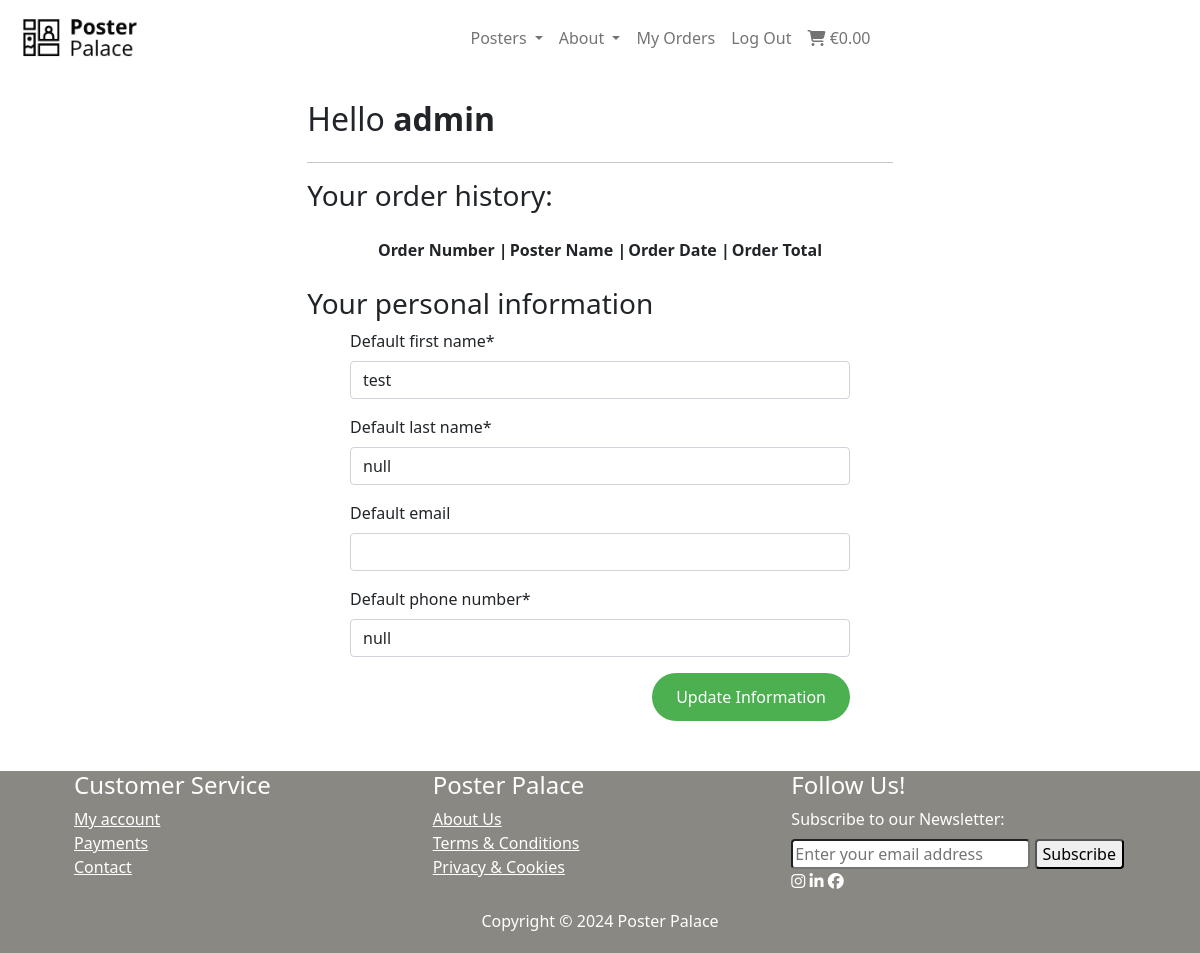
Before: /profiles/ (signed in) with the older database file.
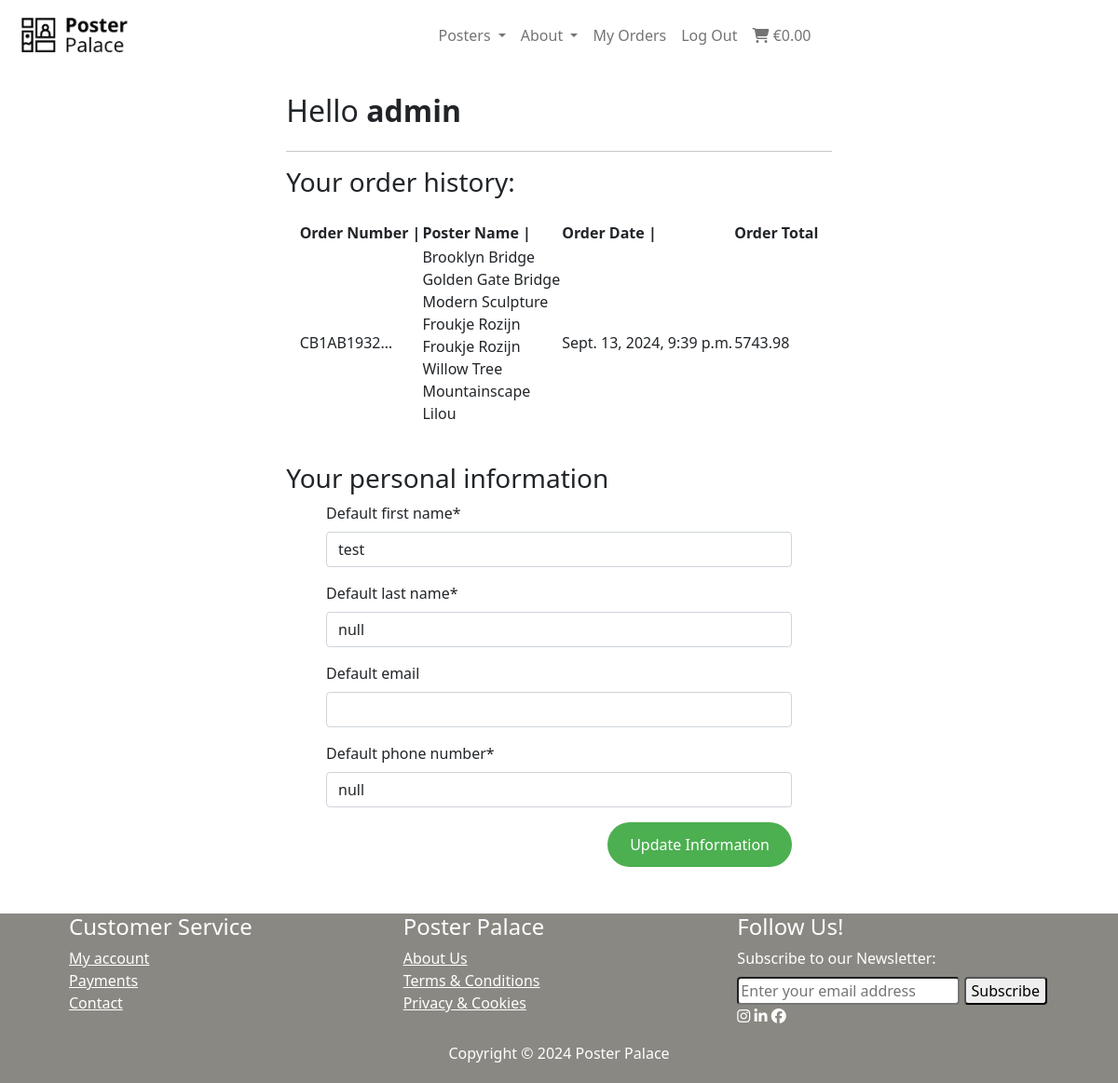
After: the same page with the newer database file.
### checkout/models.py (models this page shows, shortened)
class Order(models.Model):
    order_number = models.CharField(max_length=32, null=False, editable=False)
    user_profile = models.ForeignKey(UserProfile, on_delete=models.SET_NULL, null=True, blank=True, related_name='orders')
    first_name = models.CharField(max_length=50, null=False, blank=False)
    last_name = models.CharField(max_length=50, null=False, blank=False)
    email = models.EmailField(max_length=254, null=False, blank=False)
    phone_number = models.CharField(max_length=20, null=False, blank=False)
    date = models.DateTimeField(auto_now_add=True)
    order_total = models.DecimalField(max_digits=10, decimal_places=2, null=False, default=0)
    stripe_pid = models.CharField(max_length=260, null=False, blank=False, default='')
    original_cart = models.TextField(null=False, blank=False, default='')

class OrderLineItem(models.Model):
    order = models.ForeignKey(Order, null=False, blank=False, on_delete=models.CASCADE, related_name='lineitems')
    poster = models.ForeignKey(Poster, null=False, blank=False, on_delete=models.CASCADE)
    poster_color = models.CharField(max_length=25, null=True, blank=True)
    quantity = models.IntegerField(null=False, blank=False, default=0)
    lineitem_total = models.DecimalField(max_digits=6, decimal_places=2, null=False, blank=False, editable=False)

### posters/models.py (models this page shows, shortened)
class Poster(models.Model):
    category = models.ForeignKey('Category', null=True, blank=True, on_delete=models.SET_NULL)
    sku = models.CharField(max_length=254, null=True, blank=True)
    name = models.CharField(max_length=254)
    description = models.TextField()
    has_color = models.BooleanField(default=False, blank=True, null=True)
    color_option = models.CharField(max_length=15, blank=True, default='Color', choices=COLOR_CHOICES)
    has_sizes = models.BooleanField(default=False, blank=True, null=True)
    size_option = models.CharField(max_length=80, choices=SIZE_CHOICES, default='S')
    price = models.DecimalField(max_digits=6, decimal_places=2)
    rating = models.DecimalField(max_digits=6, decimal_places=2, null=True, blank=True)
    image_url = models.URLField(max_length=1024, null=True, blank=True)
    image = models.ImageField(null=True, blank=True)
    quantity = models.IntegerField(blank=False, default=1)

### profiles/views.py (the view)
# urls.py: path('profiles/', include('profiles.urls')),
def profiles(request):
    profile = get_object_or_404(UserProfile, user=request.user)
    if request.method == 'POST':
        form = UserProfileForm(request.POST, instance=profile)
        if form.is_valid():
            form.save()
            messages.success(request, 'Profile updated succesfully')
        else:
            messages.error(request, 'Update failed. Please try again')
    else:
        form = UserProfileForm(instance=profile)
    orders = profile.orders.all()
    template = 'profiles/profiles.html'
    context = {
        'form': form,
        'orders': orders,
        'on_profile_page': True
    }
    return render(request, template, context)

### homepage/forms.py
class NewsletterForm(forms.Form):
    email = forms.EmailField(label="Your Email", max_length=100)

### profiles/forms.py
class UserProfileForm(forms.ModelForm):
    class Meta:
        model = UserProfile
        exclude = ('user',)
    def __init__(self, *args, **kwargs):
        super().__init__(*args, **kwargs)
        placeholders = {
            'default_email': 'E-mail',
            'default_phone_number': 'Phone Number',
            'default_first_name': 'First Name',
            'default_last_name': 'Last Name',
        }

### cart/contexts.py (called while the page is built, shortened)
def shopping_content(request):
    shopping_items = []
    total = 0
    poster_count = 0
    cart = request.session.get('cart', {})
    context = {
        'shopping_items': shopping_items,
        'total': total,
        'poster_count': poster_count,
    }
    return context

### homepage/context_processors.py (called while the page is built)
def newsletter_form(request):
    return {'newsletter_form': NewsletterForm()}

### profiles/templates/profiles/profiles.html (shortened to what this page needs)
{% extends "base.html" %}
{% load static %}
{% block content %}
<section>
    <div class="container">
        <div class="row">
            <div class="block-middle">
                <br>
                <h2 class="logo-font mb-4">Hello <strong>{{user.username}}</strong></h2>
                <hr>
                    <h3 id="previous-orders" class="mb-4">Your order history:</h3>
                     {% if user.userprofile.orders %}
                    <table class="mb-4">
                        <thead>
                            <tr>
                                <th scope="col">Order Number |</th>
                                <th scope="col">Poster Name |</th>
                                <th scope="col">Order Date |</th>
                                <th scope="col">Order Total</th>
                            </tr>
                        </thead>
                        <tbody>
                            {% for order in orders %}
                            <tr>
                                <td>{{ order.order_number|truncatechars:10 }}</td>
                                <td>
                                    <ul class="list-unstyled">
                                        {% for item in order.lineitems.all %}
                                        <li>
                                            {{ item.poster.name }}
                                        </li>
                                        {% endfor %}
                                    </ul>
                                </td>
                                <td>{{ order.date}}</td>
                                <td>{{ order.order_total }}</td>
                            </tr>
                            {% endfor %}
                        </tbody>
                    </table>
                    {% else %}
                    <small>You have no placed orders yet</small>
                    {% endif %}
            </div>
        </div>
        <div class="row">
            <div class="block-middle">
                <h3 id="personal-info">Your personal information</h3>
                <form class="maxwidth" action="{% url 'profiles' %}" method="POST" id="profile-update-form">
                    {{ form | crispy }}
                    <button id="link-btn" class="float-right">Update Information</button>
                </form>
            </div>
        </div>
    </div>
</section>
{% endblock %}

Changed rows visible on the page:
added Order: order_number "CB1AB1932…", date "Sept. 13, 2024, 9:39 p.m.", order_total "5743.98"
added OrderLineItem: poster.name "Brooklyn Bridge"
added OrderLineItem: poster.name "Golden Gate Bridge"
added OrderLineItem: poster.name "Modern Sculpture"
added OrderLineItem: poster.name "Froukje Rozijn"
added OrderLineItem: poster.name "Froukje Rozijn"
added OrderLineItem: poster.name "Willow Tree"
added OrderLineItem: poster.name "Mountainscape"
added OrderLineItem: poster.name "Lilou"
